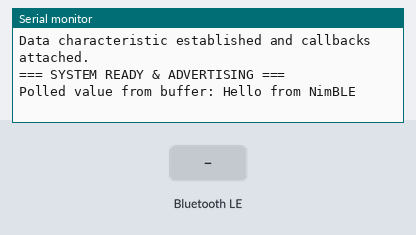
The sketch below on a simulated ESP32. Parts: the last lines printed to the serial monitor. The test bench sets the inputs (shaded band). Nothing arrives over Bluetooth unless stated; a phone connects over Bluetooth LE 3 s after start.

Above: at 2.2 s.
2.3 s: Bluetooth LE write "1" received
At 3.5 s:
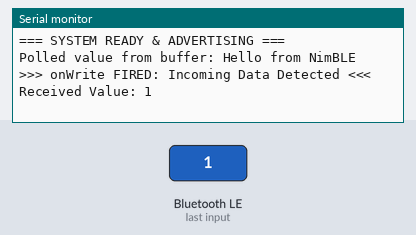
3.8 s: Bluetooth LE write "0" received
At 5.2 s:
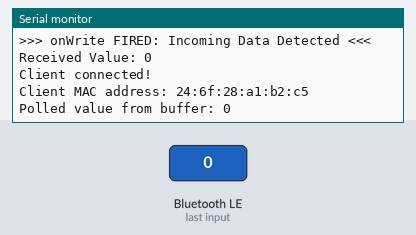
5.5 s: Bluetooth LE write "2" received
At 6.0 s:
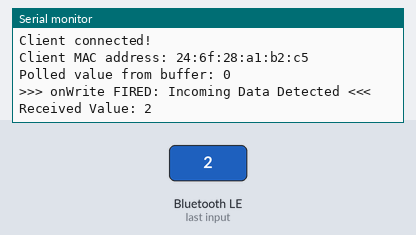

Measured:
- after the input at 2.3 s, the serial monitor: prints a new line at once (image 1)
- after the input at 3.8 s, the serial monitor: prints a new line at once (image 2)
- after the input at 5.5 s, the serial monitor: prints a new line at once (image 3)

The sketch:

server_ble.ino
```cpp
/**
 * @file BLE_Server.ino
 * @brief Bluetooth Low Energy (BLE) Server implementation for ESP32.
 * @details This firmware configures an ESP32 as a BLE Peripheral (Server).
 * It utilizes the NimBLE stack for lower memory consumption. The device
 * broadcasts its presence, accepts client connections, and uses hardware
 * interrupts (callbacks) to handle asynchronous read/write data events.
 */

#include <NimBLEDevice.h>

// Unique Identifiers (UUIDs) for the BLE Architecture
// SERVICE_UUID represents the "Folder" grouping our data.
// CHARACTERISTIC_UUID represents the actual "File" holding the data payload.
#define SERVICE_UUID        "4fafc201-1fb5-459e-8fcc-c5c9c331914b"
#define CHARACTERISTIC_UUID "beb5483e-36e1-4688-b7f5-ea07361b26a8"

// The default string loaded into memory on boot and upon client disconnect
const char* ORIGINAL_VALUE = "Hello from NimBLE";

// Global pointer to our data characteristic so it can be accessed by both setup() and callbacks
extern NimBLECharacteristic *pCharacteristic;

/* -------------------------------------------------------------------------- */
/* CONNECTION EVENT CALLBACKS                          */
/* -------------------------------------------------------------------------- */

/**
 * @class ServerCallbacks
 * @brief Handles background events for BLE radio connections and disconnections.
 */
class ServerCallbacks : public NimBLEServerCallbacks {

    // Triggered the exact millisecond a BLE Client (Central) connects to this ESP32
    void onConnect(NimBLEServer *pServer, NimBLEConnInfo &connInfo) {
        Serial.println("Client connected!");
        Serial.print("Client MAC address: ");
        Serial.println(connInfo.getAddress().toString().c_str());
    }

    // Triggered the exact millisecond a BLE Client drops the connection or goes out of range
    void onDisconnect(NimBLEServer *pServer, NimBLEConnInfo &connInfo, int reason) {
        Serial.print("Client disconnected, reason code: ");
        Serial.println(reason);

        // Housekeeping: Reset the data buffer back to the default state
        pCharacteristic->setValue(ORIGINAL_VALUE);
        Serial.println("Value reset to original");

        // CRITICAL HARDWARE BEHAVIOR:
        // A BLE Server stops broadcasting its existence once a client connects.
        // We must manually command the radio to resume advertising so new clients can find us.
        NimBLEDevice::startAdvertising();
        Serial.println("Advertising restarted. Waiting for new clients...");
    }
};

/* -------------------------------------------------------------------------- */
/* DATA EVENT CALLBACKS                             */
/* -------------------------------------------------------------------------- */

/**
 * @class CharCallbacks
 * @brief Handles incoming and outgoing data requests on our specific Characteristic.
 */
class CharCallbacks : public NimBLECharacteristicCallbacks {

    // Triggered when a connected Client pushes new data (Write Request) to the ESP32
    void onWrite(NimBLECharacteristic *pCharacteristic, NimBLEConnInfo &connInfo) {
        Serial.println(">>> onWrite FIRED: Incoming Data Detected <<<");

        // Fetch the payload from the hardware memory buffer
        std::string val = pCharacteristic->getValue();
        Serial.print("Received Value: ");
        Serial.println(val.c_str());

        // NOTE: Hardware control logic (e.g., digitalWrite for an LED) goes here.
    }

    // Triggered when a connected Client explicitly requests to read the current memory buffer
    void onRead(NimBLECharacteristic *pCharacteristic, NimBLEConnInfo &connInfo) {
        Serial.println(">>> onRead FIRED: Client requested data dump <<<");
    }
};

/* -------------------------------------------------------------------------- */
/* GLOBAL INSTANTIATIONS                            */
/* -------------------------------------------------------------------------- */

ServerCallbacks serverCallbacks;
CharCallbacks charCallbacks;
NimBLECharacteristic *pCharacteristic = nullptr;

/* -------------------------------------------------------------------------- */
/* MAIN SETUP                                  */
/* -------------------------------------------------------------------------- */

void setup() {
    // 1. Initialize UART for serial debugging
    Serial.begin(115200);
    delay(1000); // Allow hardware to stabilize
    Serial.println("=== BOOTING BLE SERVER ===");

    // 2. Turn on the BLE radio and set the public broadcast name
    NimBLEDevice::init("NimBLE ESP32");

    // 3. Build the Server and attach connection interrupt handlers
    NimBLEServer *pServer = NimBLEDevice::createServer();
    pServer->setCallbacks(&serverCallbacks);
    Serial.println("Server architecture built and connection callbacks attached.");

    // 4. Build the Service (The Folder)
    NimBLEService *pService = pServer->createService(SERVICE_UUID);

    // 5. Build the Characteristic (The File) with explicit Read/Write permissions
    pCharacteristic = pService->createCharacteristic(
        CHARACTERISTIC_UUID,
        NIMBLE_PROPERTY::READ |
        NIMBLE_PROPERTY::WRITE
    );

    // 6. Attach data interrupt handlers and inject initial string into memory
    pCharacteristic->setCallbacks(&charCallbacks);
    pCharacteristic->setValue(ORIGINAL_VALUE);
    Serial.println("Data characteristic established and callbacks attached.");

    // 7. Ignite the sequence: Start the service and begin broadcasting radio pulses
    pService->start();
    NimBLEDevice::getAdvertising()->start();
    Serial.println("=== SYSTEM READY & ADVERTISING ===");
}

/* -------------------------------------------------------------------------- */
/* MAIN LOOP                                   */
/* -------------------------------------------------------------------------- */

void loop() {
    // Because BLE data handling is entirely managed by background hardware interrupts
    // (the Callbacks), the main loop does not need to poll for data.
    // This loop simply acts as a 3-second heartbeat to visually verify the current state.

    if (pCharacteristic != nullptr) {
        std::string val = pCharacteristic->getValue();
        Serial.print("Polled value from buffer: ");
        Serial.println(val.c_str());
    }

    delay(3000);
}
```
